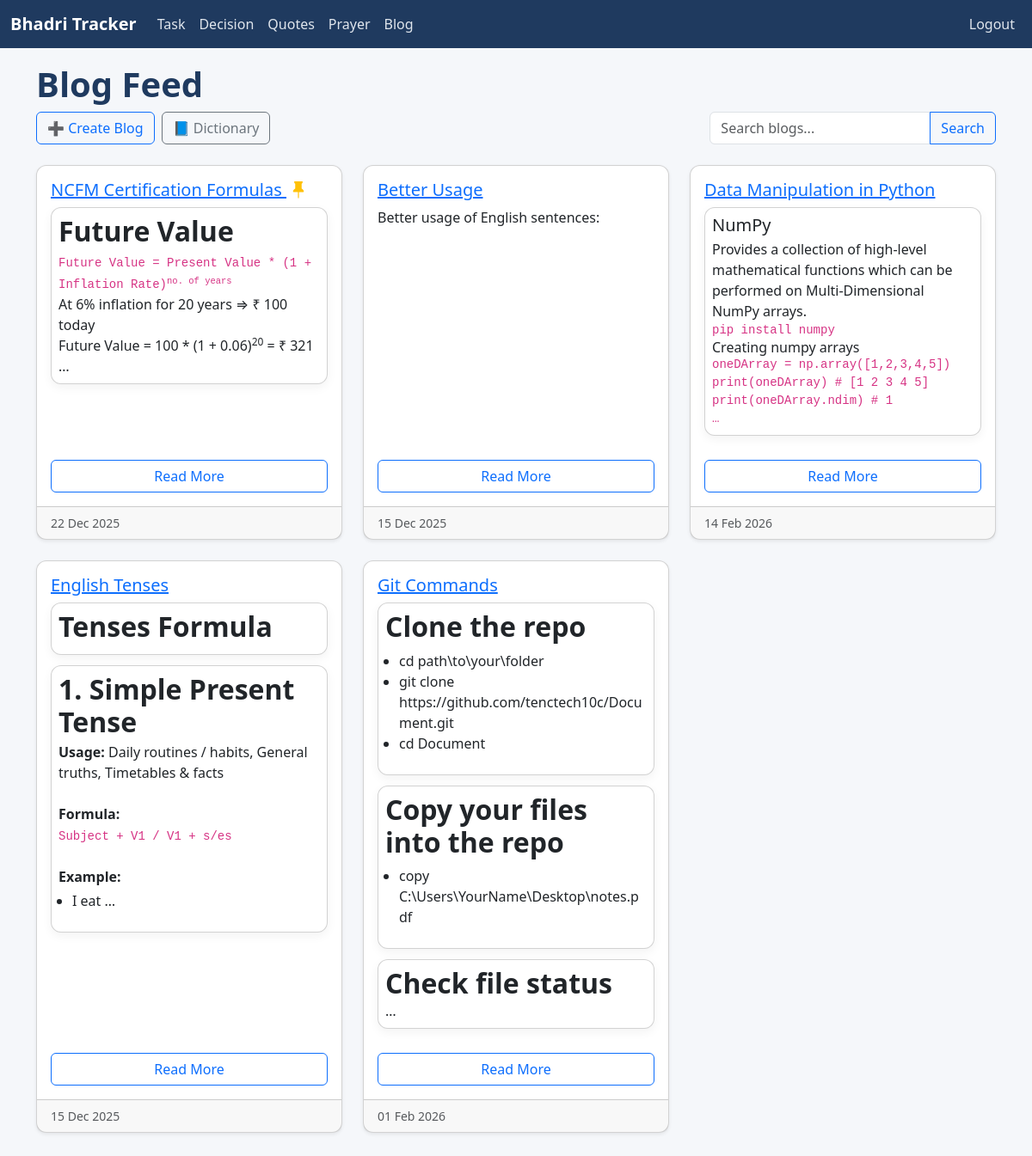
The page /blogs/ (signed in) on the database as committed earlier.
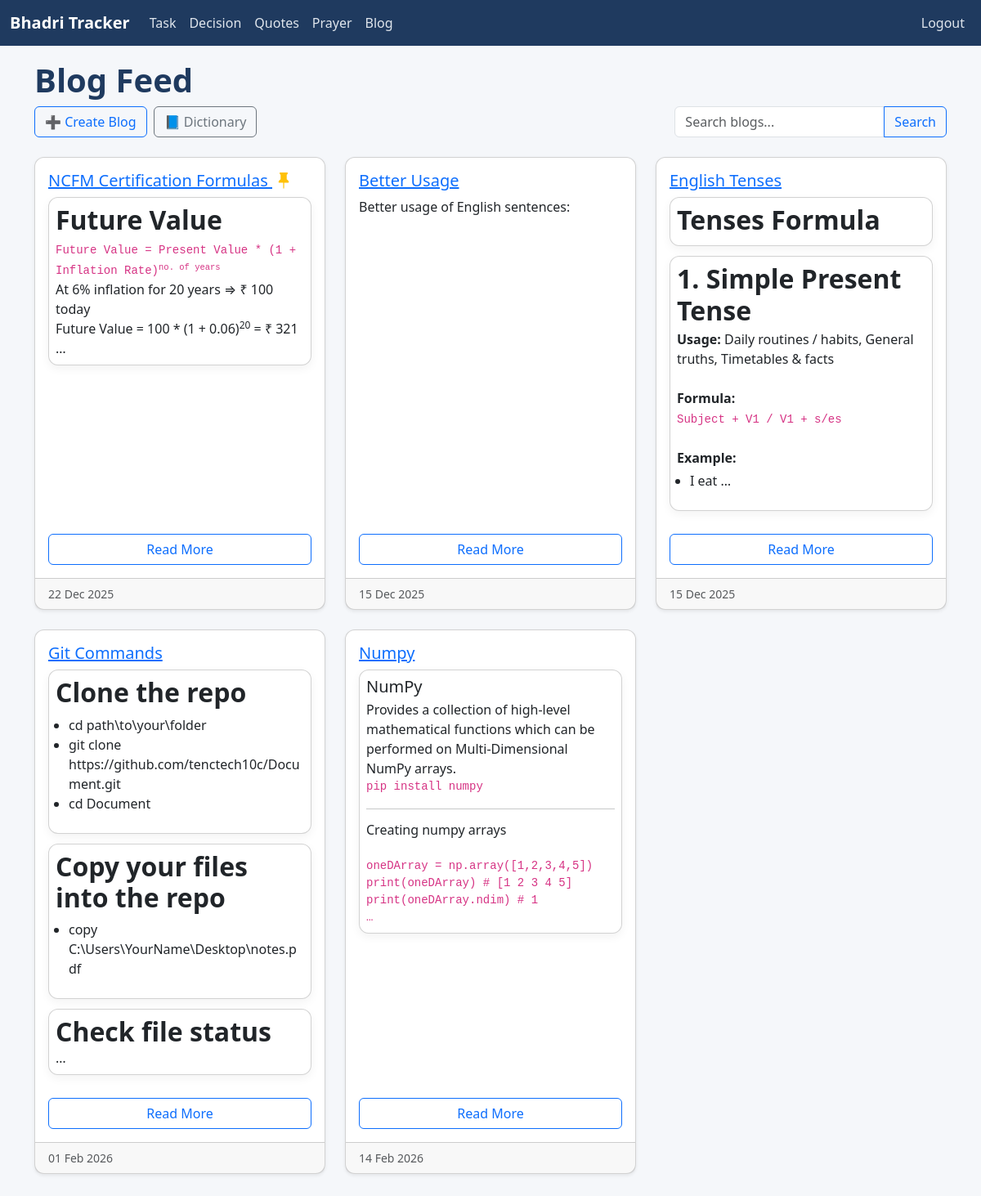
The same page on the database as committed later.
### blog/models.py (models this page shows, shortened)
class Blog(models.Model):
    title = models.CharField(max_length=200)
    content = models.TextField(help_text="HTML content allowed")
    created_at = models.DateTimeField(auto_now_add=True)
    pin = models.BooleanField(default=False)

### blog/views.py (the view)
# urls.py: path('', views.blog_list, name='blog_list'),
@login_required
def blog_list(request):
    query = request.GET.get('q', '')
    blogs = Blog.objects.all()
    if query:
        blogs = blogs.filter(
            Q(title__icontains=query) |
            Q(content__icontains=query)
        )
    blogs = blogs.order_by('-pin', 'title', '-created_at')
    return render(request, 'blog/blog_list.html', {'blogs': blogs, 'query': query})

### blog/templatetags/blog_extras.py (called while the page is built)
@register.filter
def remove_media(html):
    if not html:
        return ""
    html = re.sub(r'<img[^>]*>', '', html, flags=re.IGNORECASE)
    html = re.sub(r'<video[^>]*>.*?</video>', '', html, flags=re.IGNORECASE | re.DOTALL)
    html = re.sub(r'<table[^>]*>.*?</table>', '', html, flags=re.IGNORECASE | re.DOTALL)
    return html

### templates/blog/blog_list.html
{% extends "base.html" %}
{% load blog_extras %}
{% block content %}
<h1>Blog Feed</h1>
<div class="d-flex flex-wrap align-items-center justify-content-between mb-3">
    <div class="d-flex gap-2 mb-2">
        <a href="{% url 'blogs:blog_create' %}" class="btn btn-outline-primary">➕ Create Blog</a>
        <a href="{% url 'blogs:word_list' %}" class="btn btn-outline-secondary">📘 Dictionary</a>
    </div>
    <form method="get" class="d-flex align-items-center mb-2 ms-auto">
        <div class="input-group">
            <input type="text" name="q" class="form-control" placeholder="Search blogs..." value="{{ query }}">
            <button class="btn btn-outline-primary" type="submit">Search</button>
        </div>
    </form>
</div>
<div class="row">
    {% for blog in blogs %}
        <div class="col-md-6 col-lg-4 mb-4">
            <div class="card h-100 shadow-sm">
                <div class="card-body d-flex flex-column">
                    <h5 class="card-title">
                        <a href="{% url 'blogs:blog_detail' blog.id %}">
                            {{ blog.title }}
                        </a>
                        {% if blog.pin %}<i class="bi bi-pin-fill text-warning ms-1"></i>{% endif %}
                    </h5>
                    <div class="card-text mb-3">
                        {{ blog.content|remove_media|truncatewords_html:40|safe }}
                    </div>
                    <a href="{% url 'blogs:blog_detail' blog.id %}" class="btn btn-outline-primary mt-auto">Read More</a>
                </div>
                <div class="card-footer text-muted small">
                    {{ blog.created_at|date:"d M Y" }}
                </div>
            </div>
        </div>
    {% empty %}
        <p class="text-muted">No blogs found.</p>
    {% endfor %}
</div>
{% endblock %}

### templates/base.html (shortened to what this page needs)
{% load static %}
<!DOCTYPE html>
<html>
<head>
  <link href="https://cdn.jsdelivr.net/npm/bootstrap@5.3.3/dist/css/bootstrap.min.css" rel="stylesheet">
  <link rel="stylesheet" href="https://cdn.jsdelivr.net/npm/bootstrap-icons@1.11.1/font/bootstrap-icons.css">
  <link rel="stylesheet" href="{% static 'css/base.css' %}">
</head>
<body>
<nav class="navbar fixed-top navbar-expand-lg custom-navbar">
  <div class="container-fluid">
    <a class="navbar-brand text-light" href='{% url "tracker:task_list" %}'>Bhadri Tracker</a>
    {% if request.user.is_authenticated %}
      <div class="collapse navbar-collapse" id="navbarNav">
        <ul class="navbar-nav">
          <li class="nav-item">
            <a class="nav-link text-light" href="{% url 'tracker:task_list' %}">Task</a>
          </li>
        </ul>
        <ul class="navbar-nav">
          <li class="nav-item">
            <a class="nav-link text-light" href="{% url 'statements:statement_list' %}">Decision</a>
          </li>
        </ul>
        <ul class="navbar-nav">
          <li class="nav-item">
            <a class="nav-link text-light" href="{% url 'tracker:quotes' %}">Quotes</a>
          </li>
        </ul>
        <ul class="navbar-nav">
          <li class="nav-item">
            <a class="nav-link text-light" href="{% url 'tracker:prayer' %}">Prayer</a>
          </li>
        </ul>
        <ul class="navbar-nav">
          <li class="nav-item">
            <a class="nav-link text-light" href="{% url 'blogs:blog_list' %}">Blog</a>
          </li>
        </ul>
      </div>
    {% endif %}
    <div class="collapse navbar-collapse" id="navbarNav">
      <ul class="navbar-nav ms-auto mb-2 mb-lg-0">
        {% if request.user.is_authenticated %}
        <li class="nav-item">
          <a class="nav-link" href='{% url "logout" %}'>Logout</a>
        </li>
        {% else %}
        <li class="nav-item">
          <a class="nav-link" href='{% url "login" %}'>Login</a>
        </li>
        {% endif %}
      </ul>
    </div>
  </div>
</nav>
<div class="container">
  <br />
  {% block content %}{% endblock %}
  <br />
</div>
<link href="https://cdn.jsdelivr.net/npm/select2@4.1.0-rc.0/dist/css/select2.min.css" rel="stylesheet" />
</body>
</html>

### static/css/base.css (style rules this page uses)
body { padding: 0 8px; padding-top: 50px; background-color: #f5f7fa; color: #212529; }
.custom-navbar { background-color: #1f3a5f; }
.custom-navbar .navbar-brand { font-weight: 600; color: #ffffff !important; }
.custom-navbar .nav-link { color: #e0e6ed !important; font-weight: 500; }
h1, h2, h3 { color: #1f3a5f; font-weight: 600; }
.card { border-radius: 12px; box-shadow: 0 4px 12px rgba(0,0,0,0.05); }

Rows that differ between the two databases and show on the page:
changed Blog: title "Data Manipulation in Python" → "Numpy"; moves down the list
